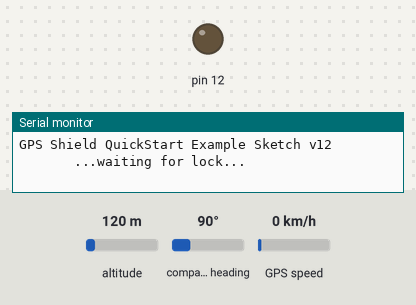
Simulated run of this sketch. Board: Arduino Uno, built with avr-gcc and run on an emulated ATmega328P. On the bench: output pins drawn as LEDs (lit = HIGH), the last lines printed to the serial monitor. Inputs (shaded band) come from the test bench; at power-on: altitude 120 m, compass heading 90°, GPS speed 0 km/h. The GPS gets a fix after 3 s at 37.7749, -122.4194 with 8 satellites.

Above: at 0.1 s.
At 3.1 s:
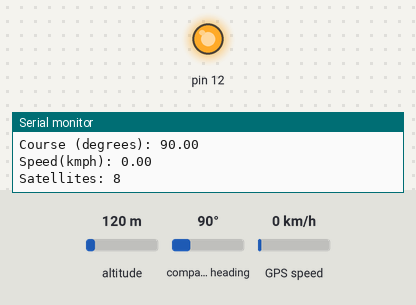
Timing chart, 0 to 4.6 s (numbered marks = the images above):
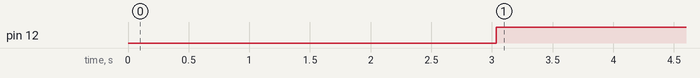

Measured:
- by itself, pin 12: LOW → HIGH at 3.0 s

The sketch:

GPS-prueba.ino
```cpp
/*
  6-12-12
  Aaron Weiss
  SparkFun Electronics, Beerware

  Example GPS Parser based off of arduiniana.org TinyGPS examples.

  Parses NMEA sentences from an EM406 running at 4800bps into readable
  values for latitude, longitude, elevation, date, time, course, and
  speed. Use 115200 baud for your serial port baud rate

  For the SparkFun GPS Shield. Make sure the switch is set to DLINE.

  Once you get your longitude and latitude you can paste your
  coordinates from the terminal window into Google Maps. Here is the
  link for SparkFun's location.
  http://maps.google.com/maps?q=40.06477,+-105.20997

  Uses the NewSoftSerial library for serial communication with your GPS,
  so connect your GPS TX and RX pin to any digital pin on the Arduino,
  just be sure to define which pins you are using on the Arduino to
  communicate with the GPS module.

  REVISIONS:
  1-17-11
    changed values to RXPIN = 2 and TXPIN = to correspond with
    hardware v14+. Hardware v13 used RXPIN = 3 and TXPIN = 2.

*/

// In order for this sketch to work, you will need to download
// TinyGPS and NewSoftSerial library from arduiniana.org and put them
// into the libraries folder in your ardiuno directory.
#include <SoftwareSerial.h>
#include <TinyGPS.h>

// Define which pins you will use on the Arduino to communicate with your
// GPS. In this case, the GPS module's TX pin will connect to the
// Arduino's RXPIN which is pin 3.
#define RXPIN 2
#define TXPIN 3
//#define RXPIN 5
//#define TXPIN 4

// This is the serial rate for your terminal program. It must be this
// fast because we need to print everything before a new sentence
// comes in. If you slow it down, the messages might not be valid and
// you will likely get checksum errors.
// Set this value equal to the baud rate of your terminal program
#define TERMBAUD  115200

// Set this value equal to the baud rate of your GPS
#define GPSBAUD  9600

// Create an instance of the TinyGPS object
TinyGPS gps;
// Initialize the NewSoftSerial library to the pins you defined above
SoftwareSerial uart_gps(RXPIN, TXPIN);

// This is where you declare prototypes for the functions that will be
// using the TinyGPS library.
void getgps(TinyGPS &gps);

// In the setup function, you need to initialize two serial ports; the
// standard hardware serial port (Serial()) to communicate with your
// terminal program an another serial port (NewSoftSerial()) for your
// GPS.
void setup()
{
   pinMode(12, OUTPUT);
  // Sets baud rate of your terminal program
  Serial.begin(TERMBAUD);
  // Sets baud rate of your GPS
  uart_gps.begin(GPSBAUD);

  Serial.println("");
  Serial.println("GPS Shield QuickStart Example Sketch v12");
  Serial.println("       ...waiting for lock...           ");
  Serial.println("");
}

// This is the main loop of the code. All it does is check for data on
// the RX pin of the ardiuno, makes sure the data is valid NMEA sentences,
// then jumps to the getgps() function.
void loop()
{
  while(uart_gps.available())     // While there is data on the RX pin...
  {
      int c = uart_gps.read();    // load the data into a variable...
      if(gps.encode(c))      // if there is a new valid sentence...
      {
        getgps(gps);         // then grab the data.
        digitalWrite(12, HIGH);

      }
  }
}

// The getgps function will get and print the values we want.
void getgps(TinyGPS &gps)
{
  // To get all of the data into varialbes that you can use in your code,
  // all you need to do is define variables and query the object for the
  // data. To see the complete list of functions see keywords.txt file in
  // the TinyGPS and NewSoftSerial libs.

  // Define the variables that will be used
  float latitude, longitude;
  // Then call this function
  gps.f_get_position(&latitude, &longitude);
  // You can now print variables latitude and longitude
  Serial.print("Lat/Long: ");
  Serial.print(latitude,5);
  Serial.print(", ");
  Serial.println(longitude,5);

  // Same goes for date and time
  int year;
  byte month, day, hour, minute, second, hundredths;
  gps.crack_datetime(&year,&month,&day,&hour,&minute,&second,&hundredths);
  // Print data and time
  Serial.print("Date: "); Serial.print(month, DEC); Serial.print("/");
  Serial.print(day, DEC); Serial.print("/"); Serial.print(year);
  Serial.print("  Time: "); Serial.print(hour, DEC); Serial.print(":");
  Serial.print(minute, DEC); Serial.print(":"); Serial.print(second, DEC);
  Serial.print("."); Serial.println(hundredths, DEC);
  //Since month, day, hour, minute, second, and hundr

  // Here you can print the altitude and course values directly since
  // there is only one value for the function
  Serial.print("Altitude (meters): "); Serial.println(gps.f_altitude());
  // Same goes for course
  Serial.print("Course (degrees): "); Serial.println(gps.f_course());
  // And same goes for speed
  Serial.print("Speed(kmph): "); Serial.println(gps.f_speed_kmph());
  //Serial.println();

  // Here you can print statistics on the sentences.
  unsigned long chars;
  unsigned short sentences, failed_checksum;
  gps.stats(&chars, &sentences, &failed_checksum);
  //Serial.print("Failed Checksums: ");Serial.print(failed_checksum);
  //Serial.println(); Serial.println();

  // Here you can print the number of satellites in view
  Serial.print("Satellites: ");
  Serial.println(gps.satellites());
}
```
